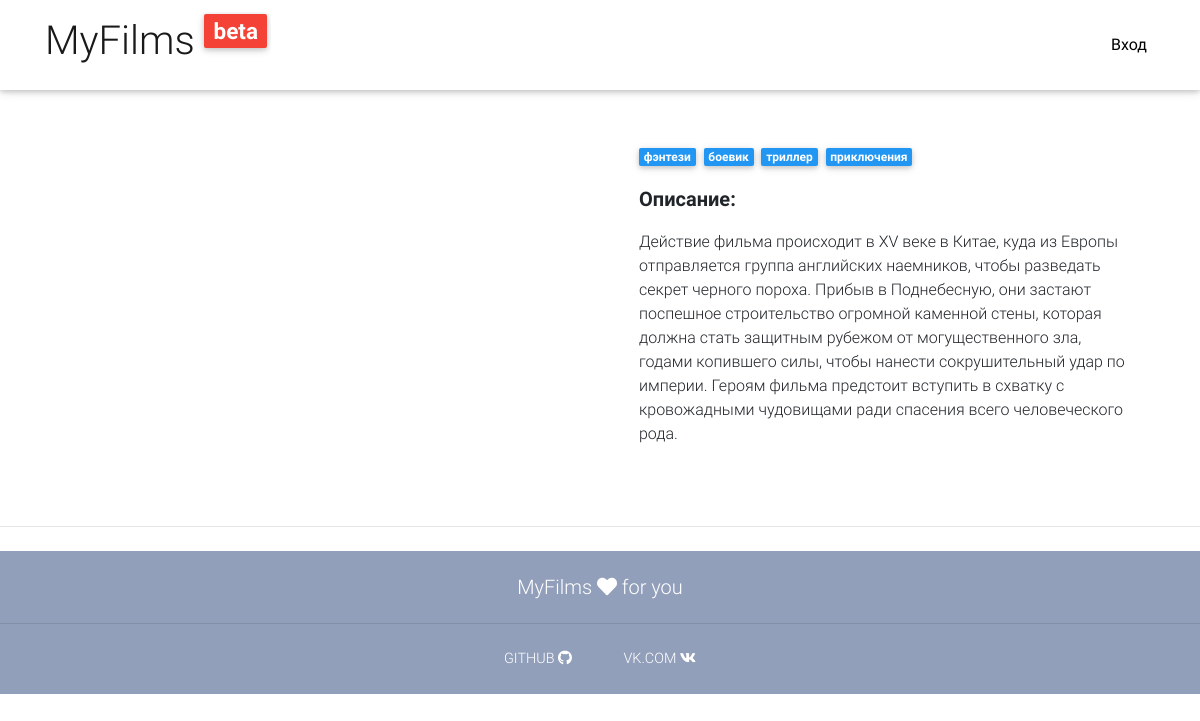
Before: /films/id2 with the older database file.
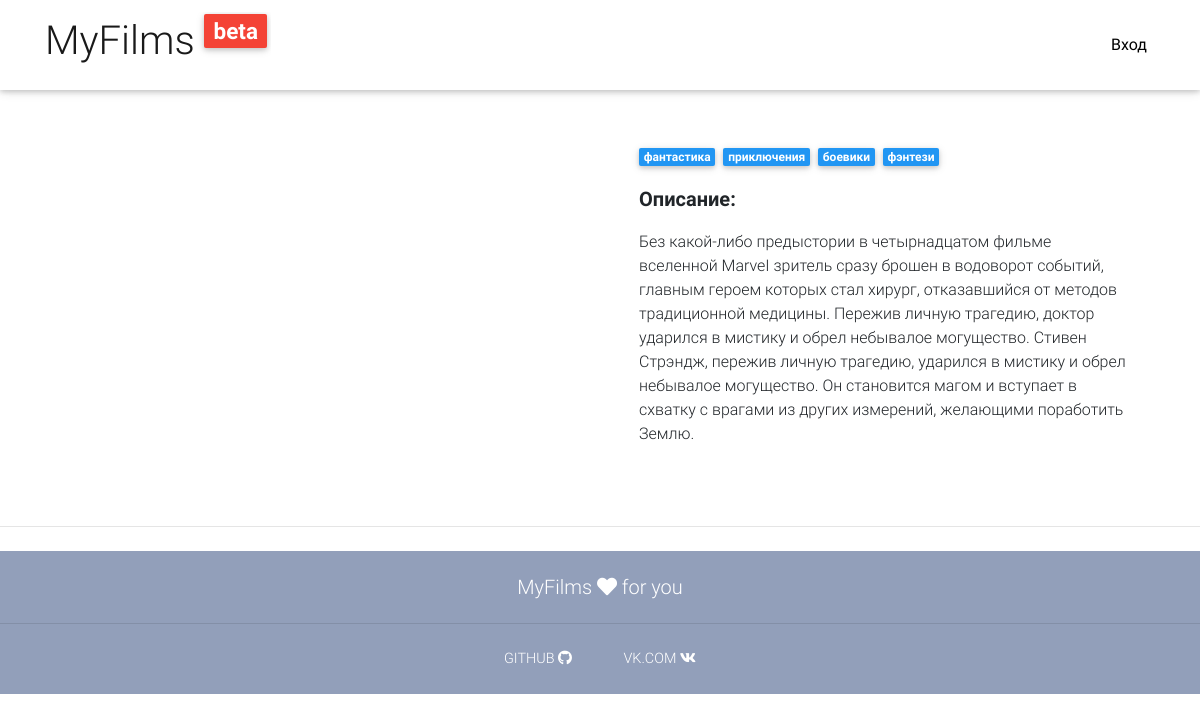
After: the same page with the newer database file.
### database.py (models this page shows)
class Film(db.Model):
    id = db.Column(db.Integer, primary_key=True)
    name = db.Column(db.String, unique=False, nullable=False)
    description = db.Column(db.String, unique=False, nullable=False)
    url_bg_img = db.Column(db.String, unique=False, nullable=False)
    genres = db.Column(db.String, unique=False, nullable=False)
    coments = db.Column(db.String, unique=False, nullable=True)
    length = db.Column(db.Integer, unique=False, nullable=False)
    year = db.Column(db.Integer, unique=False, nullable=False)

### flask_app.py (the view, shortened to what this page needs)
@app.route('/films/id<int:film_id>', methods=["GET", "POST"])
def film_page(film_id):
    if request.method == "GET":
        film = Film.query.filter(Film.id == film_id).first()
        return render_template('page_film.html', film=film,
            user=User.query.filter(User.id == session["user_id"]).first()  if "username" in session else None,
            title=': ' + film.name)

### templates/page_film.html (shortened to what this page needs)
{% extends "base.html" %}
{% block content %}
    <main class="mt-5 pt-4">
        <div class="container dark-grey-text mt-5">
            <div class="row wow fadeIn">
                <div class="col-md-6 mb-4">
                </div>
                <div class="col-md-6 mb-4">
                    <div class="p-4">
                        <div class="mb-3">
                            {% for genre in film.genres.split() %}
                                <a href="">
                                    <span class="badge blue mr-1">{{genre}}</span>
                                </a>
                            {% endfor %}
                        </div>
                        <p class="lead font-weight-bold">
                            Описание:
                        </p>
                        <p>
                            {{ film.description }}
                        </p>
                    </div>
                </div>
            </div>
        </div>
        <hr>
        <div class="row d-flex justify-content-center wow fadeIn">
        </div>
    </main>
{% endblock %}

### templates/base.html (shortened to what this page needs)
<!DOCTYPE html>
<html lang="en">
<head>
  <link rel="stylesheet" href="https://use.fontawesome.com/releases/v5.7.0/css/all.css">
  <link href="{{ url_for("static", filename="css/bootstrap.min.css") }}" rel="stylesheet">
  <link href="{{ url_for("static", filename="css/mdb.min.css") }}" rel="stylesheet">
  <link href="{{ url_for("static", filename="css/style.css") }}" rel="stylesheet">
</head>
<body>
  <nav class="navbar fixed-top navbar-expand-lg navbar-light white scrolling-navbar">
    <div class="container">
      <a href="/" class="navbar-brand waves-effect" >
        <h1>MyFilms
            <sup>
                <span class="badge red z-depth-1 mr-1">beta</span>
            </sup>
        </h1>
      </a>
      <div class="collapse navbar-collapse" id="navbarContent">
        <ul class="navbar-nav nav-flex-icons">
          <li class="nav-item">
            {% if "username" in session %}
              <div>
                <a href="/user/id{{ session['user_id'] }}" class="nav-link waves-effect">
                  <i class="fas fa-user-circle fa-2x"><strong> {{session['username']}}</strong></i>
                </a>
              </div>
            {% else %}
              <a href="/login" class="nav-link waves-effect">
                <strong>Вход</strong>
              </a>
            {% endif %}
          </li>
        </ul>
      </div>
    </div>
  </nav>
    {% block content %}{% endblock %}
    {% if not footer %}
      {% if fixed_footer %}
          <footer class="page-footer text-center font-small wow fadeIn fixed-bottom">
        {% else %}
          <footer class="page-footer text-center font-small wow fadeIn">
      {% endif %}
              <div class="pt-4">
                  <h5>MyFilms <i class="fa fa-heart"></i> for you</h5>
              </div>
              <hr class="my-4">
              <div class="pb-4">
              <a href="https://github.com/Istox13/MyFilms">GITHUB
                  <i class="fab fa-github"></i>
              </a>
              <a href="https://vk.com/id432809419" class="ml-5">VK.COM
                  <i class="fab fa-vk"></i>
              </a>
              </div>
          </footer>
    {% endif %}
</body>
</html>

### static/css/style.css (style rules this page uses)
html, body, .view { height: 100%; }
.page-footer { background-color: #929FBA; }
html { height: 100%; }
body { position: relative; min-height: 100%; }

### templates/base.html (style rules this page uses)
html, body, header, .carousel { height: 60vh; }

Changed rows visible on the page:
changed Film: description "Действие фильма происходит в XV веке в Китае, куда из Европы отправляется группа английских наемников, чтобы разведать секрет черного пороха. Прибыв в Поднебесную, они застают поспешное строительство огромной каменной стены, которая должна стать защитным рубежом от могущественного зла, годами копившего силы, чтобы нанести сокрушительный удар по империи. Героям фильма предстоит вступить в схватку с кровожадными чудовищами ради спасения всего человеческого рода." → "Без какой-либо предыстории в четырнадцатом фильме вселенной MarveI зритель сразу брошен в водоворот событий, главным героем которых стал хирург, отказавшийся от методов традиционной медицины. Пережив личную трагедию, доктор ударился в мистику и обрел небывалое могущество. Стивен Стрэндж, пережив личную трагедию, ударился в мистику и обрел небывалое могущество. Он становится магом и вступает в схватку с врагами из других измерений, желающими поработить Землю."
Other visible differences:
new list line: "фантастика"
new list line: "боевики"
list line gone: "боевик"
list line gone: "триллер"
